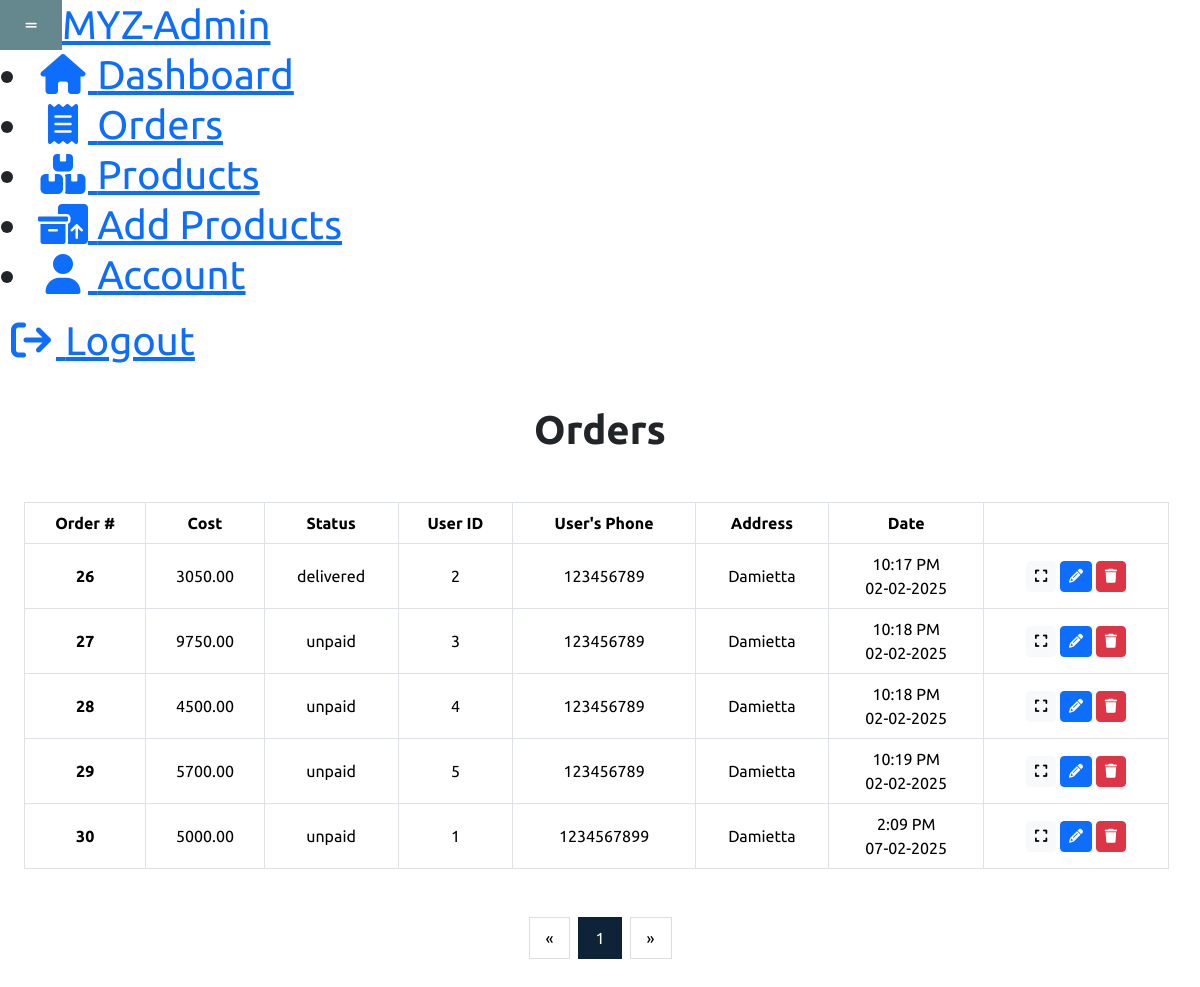
The page /GraduationProject/MYZ/admin/orders.php (signed in) on the database its author committed.
### tables this page shows
CREATE TABLE `orders` (
  `order_id` int(11) NOT NULL,
  `order_cost` decimal(8,2) NOT NULL,
  `order_status` varchar(100) NOT NULL DEFAULT 'unpaid',
  `user_id` int(11) NOT NULL,
  `user_phone` int(11) NOT NULL,
  `user_city` varchar(255) NOT NULL,
  `user_address` varchar(255) NOT NULL,
  `order_date` datetime NOT NULL DEFAULT current_timestamp()
);

### GraduationProject/MYZ/admin/orders.php (the view, shortened to what this page needs)
<?php
include "../server/connection.php";
$stmt1 = $conn->prepare("SELECT COUNT(*) AS total_records FROM orders;");
$stmt1->execute();
$stmt1->bind_result($total_records);
$total_records_per_page = 10;
$number_of_pages = ceil($total_records / $total_records_per_page);
if (isset($_GET["page_no"])) {
    $page_no = filter_var($_GET["page_no"], FILTER_SANITIZE_NUMBER_INT);
} else {
    $page_no = 1;
}
$exc_pg = 2;
$pg_ds = 1;
$page_no = (int) $page_no;
$offset = ($page_no - 1) * $total_records_per_page;
$stmt2 = $conn->prepare("SELECT * FROM orders LIMIT ?, ? ;");
$stmt2->bind_param("ii", $offset, $total_records_per_page);
$stmt2->execute();
$orders = $stmt2->get_result();
?>
<?php require "sidebar.php"; ?>
<div class="text-center my-2 py-3">
    <h1>
        Orders
    </h1>
    <table class=" mx-2 table table-bordered text-center my-5 align" style="width: 98%;">
        <thead>
            <tr>
                <th scope="col">Order #</th>
                <th scope="col">Cost</th>
                <th scope="col">Status</th>
                <th scope="col">User ID</th>
                <th scope="col">User's Phone</th>
                <th scope="col">Address</th>
                <th scope="col">Date</th>
                <th scope="col"></th>
            </tr>
        </thead>
        <tbody>
            <?php while ($row = $orders->fetch_assoc()): ?>
                <tr>
                    <th scope="row" style="text-align: center; vertical-align: middle;"><?php echo $row[
                        "order_id"
                    ]; ?></th>
                    <td style="text-align: center; vertical-align: middle;"><?php echo $row[
                        "order_cost"
                    ]; ?></td>
                    <td style="text-align: center; vertical-align: middle;"><?php echo $row[
                        "order_status"
                    ]; ?></td>
                    <td style="text-align: center; vertical-align: middle;"><?php echo $row[
                        "user_id"
                    ]; ?></td>
                    <td style="text-align: center; vertical-align: middle;"><?php echo $row[
                        "user_phone"
                    ]; ?></td>
                    <td style="text-align: center; vertical-align: middle;"><?php echo $row[
                        "user_address"
                    ]; ?></td>
                    <td style="text-align: center; vertical-align: middle;"><?php echo date(
                        "g:i A",
                        strtotime($row["order_date"])
                    ) .
                        "<br>" .
                        date("d-m-Y", strtotime($row["order_date"])); ?></td>
                    <td style="text-align: center; vertical-align: middle;">
                        <a
                            href="order_details.php?order-cost=<?php echo $row[
                                "order_cost"
                            ]; ?>&order_id=<?php echo $row["order_id"]; ?>"
                            class="btn btn-light btn-sm"
                            data-bs-toggle="tooltip"
                            data-bs-title="view customer"
                            data-bs-placement="top"
                            style="background-color: none ; color: black;">
                            <i class="fa-solid fa-expand"></i>
                        </a>
                        <a
                            href="edit_order.php?order_id=<?php echo $row[
                                "order_id"
                            ]; ?>"
                            class="btn btn-sm btn-primary"
                            data-bs-toggle="tooltip"
                            data-bs-title="edit customer"
                            data-bs-placement="top">
                            <i class="fa-solid fa-pencil"></i>
                        </a>
                        <a
                            href="orders.php?delete=1&order_id=<?php echo $row[
                                "order_id"
                            ]; ?>"
                            class="btn btn-danger btn-sm"
                            data-bs-toggle="tooltip"
                            data-bs-title="delete customer"
                            data-bs-placement="top">
                            <i class="fa-solid fa-trash"></i>
                        </a>
                    </td>
                </tr>
            <?php endwhile; ?>
        </tbody>
    </table>
    <div class="center">
        <div class="pagination">
            <a href="<?php if ($page_no > 1) {
                $previous_page = $page_no - 1;
                echo "orders.php?page_no=" . $previous_page;
            } else {
                echo "#";
            } ?>">&laquo;</a>
            <?php
            if ($number_of_pages >= $exc_pg):
                $s = $page_no;
                if ($s >= $number_of_pages - $pg_ds):
                    $s = $number_of_pages - $pg_ds;
                    $s = (int) $s;
                endif;
                $u = $page_no + $pg_ds;
                if ($u >= $number_of_pages):
                    $u = $number_of_pages;
                endif;
            else:
                $s = 1;
                $u = $number_of_pages;
            endif;
            for ($i = $s; $i <= $u; $i++):
                echo "<a href=\"orders.php?page_no=" . $i . '"';
                if ($i === $page_no):
                    echo ' class="active"';
                endif;
                echo ">" . $i . "</a>";
            endfor;
            ?>
            <a href="<?php if ($page_no < $number_of_pages) {
                $next_page = $page_no + 1;
                echo "orders.php?page_no=" . $next_page;
            } else {
                echo "#";
            } ?>">&raquo;</a>
        </div>
    </div>
</div>
<?php require "footer.php"; ?>

### GraduationProject/MYZ/admin/sidebar.php (shortened to what this page needs)
<!DOCTYPE html>
<html lang="en">
<head>
    <link rel="stylesheet" href="font-awesome/css/all.min.css" />
    <link
        href="https://cdn.jsdelivr.net/npm/bootstrap@5.3.3/dist/css/bootstrap.min.css"
        rel="stylesheet"
 />
    <link rel="stylesheet" href="css/style.css">
</head>
<body>
    <div class="wrapper">
        <aside id="sidebar">
            <div class="d-flex">
                <button class="toggle-btn" type="button">
                    <i class="icon1 fa-solid fa-grip-lines"></i>
                </button>
                <div class="sidebar-logo">
                    <a href="index.php">MYZ-Admin</a>
                </div>
            </div>
            <ul class="sidebar-nav">
                <li class="sidebar-item">
                    <a href="index.php" class="sidebar-link">
                        <i class="icon1 fa-solid fa-house"></i>
                        <span>Dashboard</span>
                    </a>
                </li>
                <li class="sidebar-item">
                    <a href="orders.php" class="sidebar-link">
                        <i class="icon1 fa-solid fa-receipt"></i>
                        <span>Orders</span>
                    </a>
                </li>
                <li class="sidebar-item">
                    <a href="products.php" class="sidebar-link">
                        <i class="icon1 fa-solid fa-boxes-stacked"></i>
                        <span>Products</span>
                    </a>
                </li>
                <li class="sidebar-item">
                    <a href="add_product.php" class="sidebar-link">
                        <i class="icon1 fa-solid fa-boxes-packing"></i>
                        <span>Add Products</span>
                    </a>
                </li>
                <li class="sidebar-item">
                    <a href="account.php" class="sidebar-link">
                        <i class="icon1 fa-solid fa-user"></i>
                        <span>Account</span>
                    </a>
                </li>
            </ul>
            <div class="sidebar-footer">
                <a href="index.php?logout=1" class="sidebar-link">
                    <i class="icon1 fa-solid fa-arrow-right-from-bracket"></i>
                    <span>Logout</span>
                </a>
            </div>
        </aside>
        <div class="main p-3">

### GraduationProject/MYZ/admin/footer.php (shortened to what this page needs)
</div>
</div>
</body>
</html>

### GraduationProject/MYZ/assets/css/style.css (style rules this page uses)
* { margin: 0; padding: 0; box-sizing: border-box; }
body { font-family: "Ubuntu", serif; }
h1 { font-size: 2.5rem; font-weight: 700; }
button { font-size: 0.8rem; font-weight: 900; outline: none; border: none; background-color: #65888f; color: white; padding: 13px 30px; text-transform: uppercase; cursor: pointer; transition: 0.5s ease; }
td:last-child { text-align: right; }
th:last-child { text-align: right; }
.center { text-align: center; }
.pagination { display: inline-block; }
.pagination a { color: black; float: left; padding: 8px 16px; text-decoration: none; transition: background-color 0.3s; border: 1px solid #ddd; margin: 0 4px; }
.pagination a.active { background-color: #65888f; color: white; border: 1px solid #65888f; }

### GraduationProject/MYZ/admin/sidebar.php (style rules this page uses)
.center { text-align: center; }
.pagination { display: inline-block; }
.pagination a { color: black; float: left; padding: 8px 16px; text-decoration: none; transition: background-color .3s; border: 1px solid #ddd; margin: 0 4px; }
.pagination a.active { background-color: #0e2238; color: white; border: 1px solid #0e2238; }
aside { font-size: 40px; line-height: 50px; }
.icon1.fa-solid { width: 50px; text-align: center; }
a.sidebar-link { padding: 0rem 0rem !important; border-left: 6px solid transparent !important; }
.toggle-btn { padding: 0px 6px 0px 6px !important; }

### rows shown on the page
orders: order_id "26", order_cost "3050.00", order_status "delivered", user "2", user_phone "123456789", user_address "Damietta", order_date "10:17 PM", order_date "02-02-2025"
orders: order_id "27", order_cost "9750.00", order_status "unpaid", user "3", user_phone "123456789", user_address "Damietta", order_date "10:18 PM", order_date "02-02-2025"
orders: order_id "28", order_cost "4500.00", order_status "unpaid", user "4", user_phone "123456789", user_address "Damietta", order_date "10:18 PM", order_date "02-02-2025"
orders: order_id "29", order_cost "5700.00", order_status "unpaid", user "5", user_phone "123456789", user_address "Damietta", order_date "10:19 PM", order_date "02-02-2025"
orders: order_id "30", order_cost "5000.00", order_status "unpaid", user "1", user_phone "1234567899", user_address "Damietta", order_date "2:09 PM", order_date "07-02-2025"
